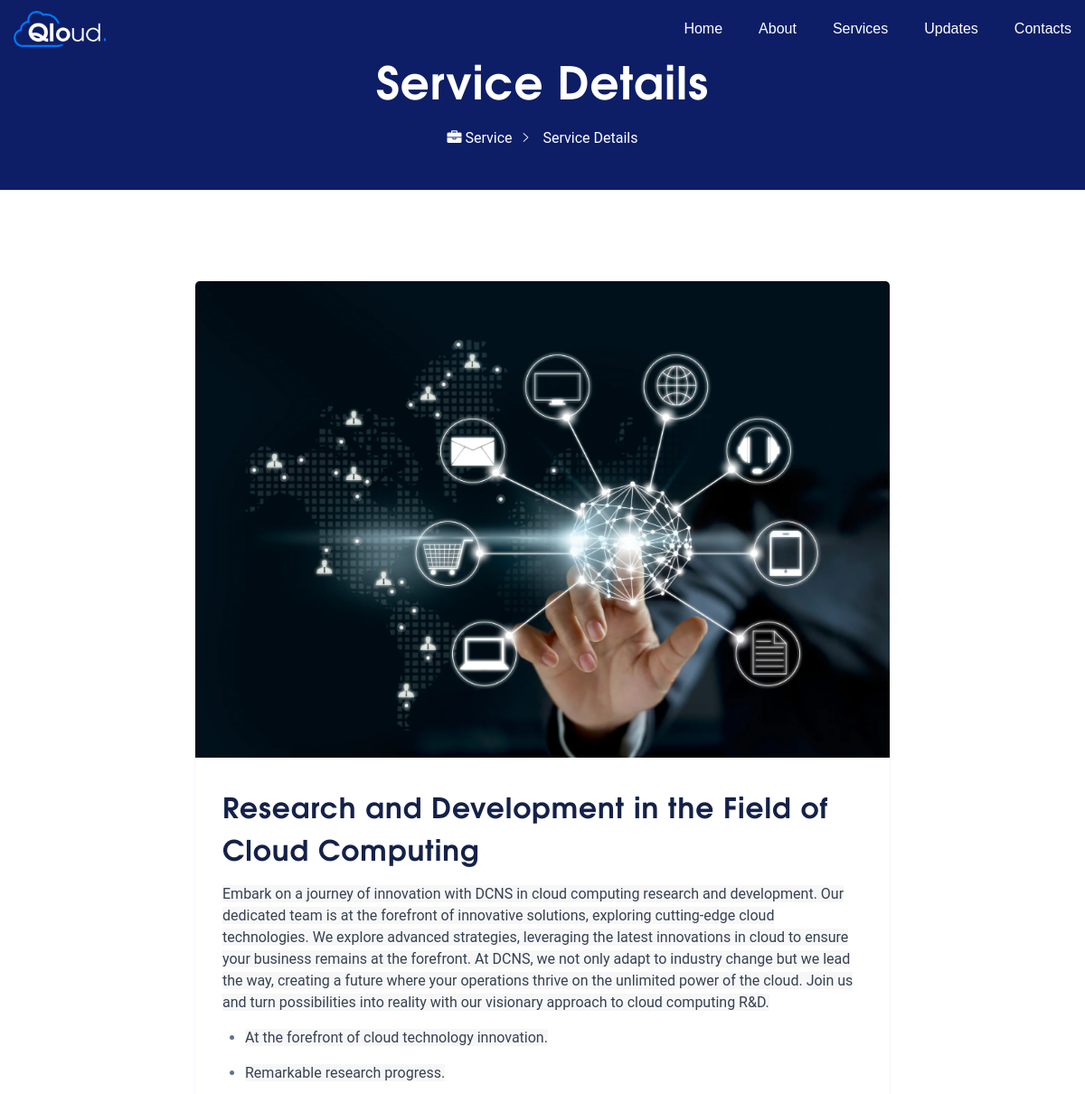
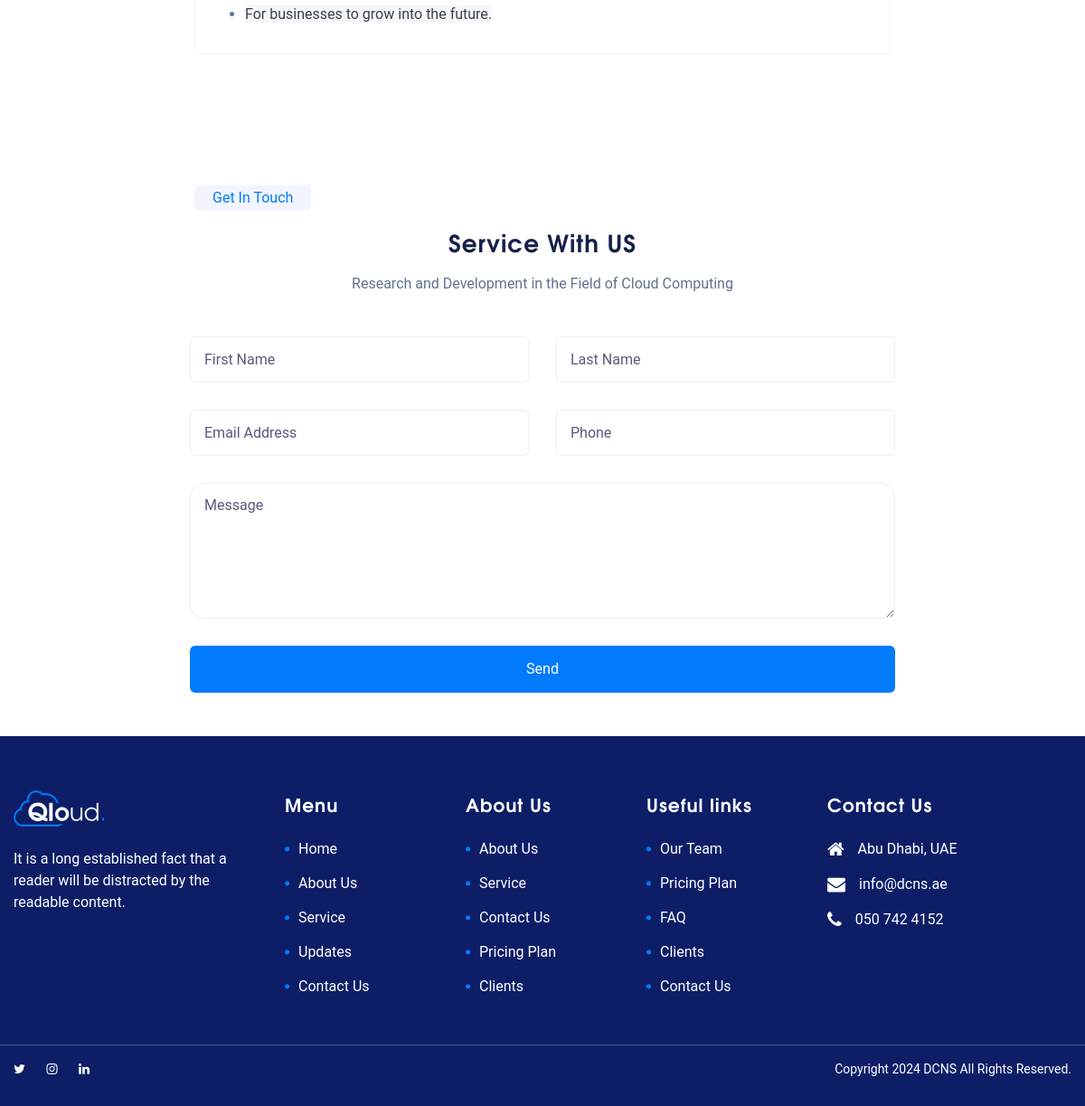
Screenshot of /service-detail/research-and-development-in-the-field-of-cloud-computing/ with the database file from the repository (2 pictures, top to bottom).
### web/models.py (models this page shows, shortened)
class Service(models.Model):
    name = models.CharField(max_length=500)
    slug = models.SlugField(max_length=500)
    image = models.ImageField(upload_to="updates/")
    description = RichTextField(blank=True, null=True)
    is_service = models.BooleanField(default=False)
    is_home = models.BooleanField(default=False)
    is_create = models.DateTimeField(auto_now_add=True)
    class Meta:
        ordering = [
            "id",
        ]
        verbose_name = "service"
        verbose_name_plural = "services"

### web/views.py (the view, shortened to what this page needs)
# urls.py: path("service-detail/<slug:slug>/",views.ServiceDetailView.as_view(),name="service_detail"),
class ServiceDetailView(DetailView):
    model = Service
    template_name = "web/service_detail.html"
    context_object_name = 'services'
    slug_field = 'slug'
    slug_url_kwarg = 'slug'
    def get_context_data(self, **kwargs):
        context = super().get_context_data(**kwargs)
        context['request'] = self.request
        return context

### templates/web/service_detail.html (shortened to what this page needs)
{% extends "web/partials/base-two.html" %}
{% load static %}
{% block content %}
         <div class=" main-bg" >
            <div class="container-fluid p-0">
               <div class="text-left iq-breadcrumb-one
                  iq-bg-over black     ">
                  <div class="container">
                     <div class="row align-items-center">
                        <div class="col-sm-12">
                           <nav aria-label="breadcrumb" class="text-center iq-breadcrumb-two">
                              <h2 class="title">
                               Service Details
                              </h2>
                              <ol class="breadcrumb main-bg">
                                 <li class="breadcrumb-item"><a href="{% url "web:services" %}"><i class="fa fa-briefcase"></i>
                                 </i>  Service</a></li>
                                  <li class="breadcrumb-item active">Service Details</li>
                              </ol>
                              </nav>
                           </div>
                        </div>
                     </div>
                  </div>
               </div>
            </div>
         <div class="iq-blog-section overview-block-ptb">
            <div class="container">
                     <div class="row">
                        <div class="col-lg-8 col-sm-12 mt-lg-0 mx-auto mt-5">
                          <article id="post-218" class="post-218 post type-post status-publish format-standard has-post-thumbnail hentry category-marketing tag-business tag-marketing">
                           <div class="iq-blog-box">
                                    <div class="iq-blog-image clearfix">
                                       <img  src="{{services.image.url}}" class="img-fluid" alt="qloud" />
                                    </div>
                                       <div class="iq-blog-detail">
                                          <h3>{{services.name}}</h3>
                                       <div class="blog-content">
                                          <p>{{services.description|safe}}</p>
                                       </div>
                                    </div>
                                    </div>
                           </div>
                        </div>
                     </div>
            </div>
    <div class="main-content">
      <div class=" mb-5 ">
          <div class="container">
              <div class="row">
                  <div class="col-lg-8 col-md-12 mx-auto">
                      <div class=" text-left iq-title-box iq-title-default iq-title-box-2 ">
                          <span class="iq-subtitle mx-auto">Get In Touch</span>
                          <h2 class="iq-title text-center">Service With US   </h2>
                          <p class="iq-title-desc text-center">{{services.name}}</p>
                      </div>
                      <div role="form" class="wpcf7 overview-block-ptb-form" id="wpcf7-f790-p785-o1" lang="en-US" dir="ltr">
                          <form class="row wpcf7-form ajax redirect" data-redirect="{% url 'web:services' %}" method="post" >
                              <div class=row>
                                 <div class="col-lg-12">
                                </div>
                                  <div class="col-lg-6">
                                      <span class="wpcf7-form-control-wrap first-name">
                                          <input type="text"
                                          name="first_name"
                                          id="first_name"
                                          value="" size="40"
                                          class="wpcf7-form-control wpcf7-text wpcf7-validates-as-required"
                                          aria-required="true" aria-invalid="false" placeholder="First Name" required />
                                      </span>
                                  </div>
                                  <div class="col-lg-6">
                                      <span class="wpcf7-form-control-wrap last-name">
                                          <input type="text"
                                          name="last_name"
                                          id="last_name"
                                          value="" size="40"
                                          class="wpcf7-form-control wpcf7-text wpcf7-validates-as-required"
                                          aria-required="true" aria-invalid="false" placeholder="Last Name" required />
                                      </span>
                                  </div>
                                  <div class="col-lg-6">
                                      <span class="wpcf7-form-control-wrap your-email">
                                          <input type="email"
                                          name="email"
                                          id="email"
                                          value="" size="40"
                                          class="wpcf7-form-control wpcf7-text wpcf7-email wpcf7-validates-as-required wpcf7-validates-as-email"
                                          aria-required="true" aria-invalid="false" placeholder="Email Address"  required/>
                                      </span>
                                  </div>
                                  <div class="col-lg-6">
                                      <span class="wpcf7-form-control-wrap tel-554">
                                          <input type="tel"
                                          name="phone"
                                          id="phone"
                                          value=""
                                          size="40"
                                          class="wpcf7-form-control wpcf7-text wpcf7-tel wpcf7-validates-as-tel"
                                          aria-invalid="false" placeholder="Phone" required />
                                      </span>
                                  </div>
                                  <div class="col-lg-12">
                                      <p>
                                      <span class="wpcf7-form-control-wrap your-message" >
                                          <textarea
                                          name="message"
                                          id="message"
                                          cols="40" rows="10"
                                          class="wpcf7-form-control wpcf7-textarea"
                                          aria-invalid="false" placeholder="Message" required></textarea>
                                      </span>
                                      </p>
                                  </div>
                                  <div class="col-lg-12">
                                      <input type="submit" value="Send" class="wpcf7-form-control wpcf7-submit" />
                                  </div>
                              </div>
                          </form>
                      </div>
                  </div>
              </div>
          </div>
      </div>
  </div>
      {% endblock %}

### static/web/css/typography.css (style rules this page uses)
html, body { overflow: inherit !important; }
body { font-family: 'Roboto', sans-serif; font-size: 1rem; font-weight: normal; line-height: 1.5; color: #5e7290; overflow-x: hidden; }
a, .button { transition: all 0.5s ease-in-out; transition: all 0.5s ease-in-out; -moz-transition: all 0.5s ease-in-out; -ms-transition: all 0.5s ease-in-out; -o-transition: all 0.5s ease-in-out; -webkit-transition: all 0.5s ease-in-out; color: #59597e; }
a, .button, input { outline: medium none !important; color: #0D1E67; }
h1, h2, h3, h4, h5, h6 { font-family: 'TeXGyreAdventor-Bold', sans-serif; color: #142149; margin: 0; -ms-word-wrap: break-word; word-wrap: break-word; line-height: 1.5; font-weight: 800; letter-spacing: 1px; }
h2 { font-size: 1.641em; }
h3 { font-size: 1.953em; }
.container { max-width: 1200px; }
.overview-block-ptb { padding: 100px 0; }
.overview-block-ptb-form { margin-left: 10px; margin-right: 10px; }
ul { margin: 0px; padding: 0px; }
.main-bg { background: #0D1E67; }
.iq-button, [type=submit] { z-index: 1; font-size: 16px; font-weight: normal; position: relative; overflow: hidden; display: inline-block; vertical-align: middle; padding: 15px 45px; background: #0D1E67; color: #ffffff; transition: all 0.5s ease-in-out; transition: all 0.5s ease-in-out; -moz-transition: all 0.5s ease-in-out; -ms-transition: all 0.5s ease-in-out; -o-transition: all 0.5s ease-in-out; -webkit-transition: all 0.5s ease-in-out; }
.iq-title-box .iq-subtitle { color: #0D1E67; display: inline-block; }
.iq-title-box .iq-title { margin-bottom: 0; }
.iq-title-box .iq-title-desc { margin-top: 15px; margin-bottom: 0; }
.iq-title-box { margin-bottom: 45px; }
.iq-title-box.iq-title-box-2 .iq-subtitle { color: #007bfc; background-color: #F2F5FE; padding: 2px 20px; -webkit-border-radius: 5px; -moz-border-radius: 5px; border-radius: 5px; margin-bottom: 15px; text-align: center; }
input, input.form-control, .form-control { width: 100%; border: 1px solid #6f6f6f; height: 52px; padding: 0 20px; margin-bottom: 0px; border-radius: 0; background: transparent; color: #ebebeb; }

### rows the page displays
Service: image (picture), name "Research and Development in the Field of Cloud Computing", description "Embark on a journey of innovation with DCNS in cloud computing research and development. Our dedicated team is at the forefront of innovative solutions, exploring cutting-edge cloud technologies. We explore advanced strategies, leveraging the latest innovations in cloud to ensure your business remains at the forefront. At DCNS, we not only adapt to industry change but we lead the way, creating a future where your operations thrive on the unlimited power of the cloud. Join us and turn possibilities into reality with our visionary approach to cloud computing R&D. At the forefront of cloud technology innovation. Remarkable research progress. For businesses to grow into the future."
